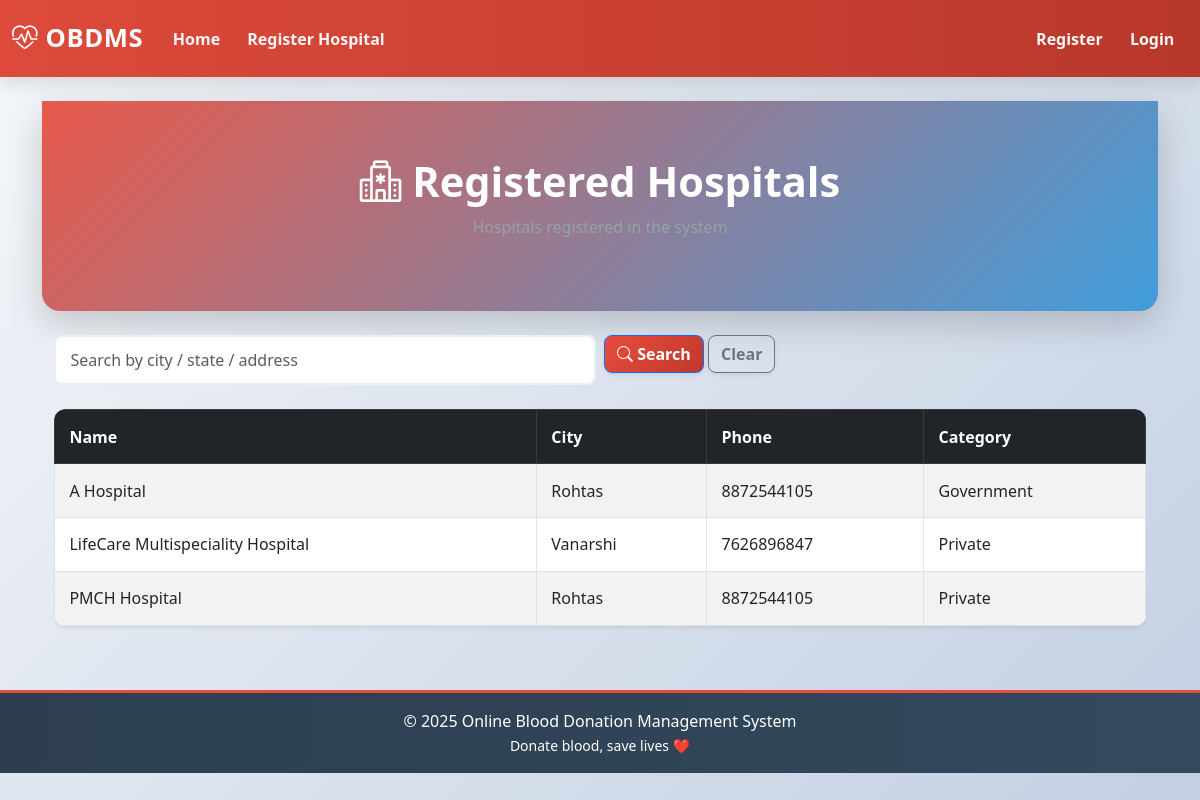
/hospital/, run on the app's committed database.
### hospitals/models.py (models this page shows, shortened)
class Hospital(models.Model):
    CATEGORY_CHOICES = [
        ("government", "Government"),
        ("private", "Private"),
        ("trust", "Trust"),
        ("clinic", "Clinic"),
    ]
    user = models.OneToOneField(
        User,
        on_delete=models.CASCADE,
        related_name="hospital",
    )
    hospital_name = models.CharField(max_length=200)
    category = models.CharField(max_length=20, choices=CATEGORY_CHOICES)
    contact_person = models.CharField(max_length=100)
    phone = models.CharField(max_length=15)
    address = models.TextField()
    state = models.CharField(max_length=100)
    city = models.CharField(max_length=100)
    licence_number = models.CharField(
        max_length=50,
        unique=True,
        help_text="Government issued hospital licence number",
    )
    created_at = models.DateTimeField(auto_now_add=True)
    class Meta:
        ordering = ["hospital_name"]

### hospitals/views.py (the view)
# urls.py: path("", views.hospitals_page, name="hospitals-page"),
def hospitals_page(request):
    location = request.GET.get("location", "").strip()
    qs = Hospital.objects.all()
    if location:
        qs = qs.filter(
            Q(city__icontains=location)
            | Q(state__icontains=location)
            | Q(address__icontains=location)
        )
    return render(request, "hospital/list.html", {
        "hospitals": qs.order_by("hospital_name"),
        "location": location,
    })

### templates/hospital/list.html
{% extends 'base.html' %}
{% block content %}
<div class="page-header mb-4">
  <h1><i class="bi bi-hospital"></i> Registered Hospitals</h1>
  <p class="text-muted">Hospitals registered in the system</p>
</div>
<div class="container">
  <form method="get" class="row g-2 mb-4">
    <div class="col-md-6">
      <input type="text"
             name="location"
             value="{{ location }}"
             class="form-control"
             placeholder="Search by city / state / address">
    </div>
    <div class="col-auto">
      <button type="submit" class="btn btn-primary">
        <i class="bi bi-search"></i> Search
      </button>
      <a href="{% url 'hospital:hospitals-page' %}" class="btn btn-outline-secondary">
        Clear
      </a>
    </div>
  </form>
  {% if hospitals %}
    <div class="table-responsive">
      <table class="table table-striped table-bordered align-middle">
        <thead class="table-dark">
          <tr>
            <th>Name</th>
            <th>City</th>
            <th>Phone</th>
            <th>Category</th>
          </tr>
        </thead>
        <tbody>
          {% for h in hospitals %}
          <tr>
            <td>{{ h.hospital_name }}</td>
            <td>{{ h.city }}</td>
            <td>{{ h.phone|default:"—" }}</td>
            <td>{{ h.get_category_display }}</td>
          </tr>
          {% endfor %}
        </tbody>
      </table>
    </div>
  {% else %}
    <div class="alert alert-info">
      No hospitals registered yet.
    </div>
  {% endif %}
</div>
{% endblock %}

### static/style.css (style rules this page uses)
:root { --primary-color: #e74c3c; --secondary-color: #3498db; --success-color: #27ae60; --warning-color: #f39c12; --danger-color: #e74c3c; --light-color: #ecf0f1; --dark-color: #2c3e50; --gradient-primary: linear-gradient(135deg, #e74c3c, #c0392b); --gradient-secondary: linear-gradient(135deg, #3498db, #2980b9); --gradient-success: linear-gradient(135deg, #27ae60, #229954); --shadow-sm: 0 2px 4px rgba(0,0,0,.08); --shadow-md: 0 6px 18px rgba(0,0,0,.12); --shadow-lg: 0 12px 36px rgba(0,0,0,.18); --transition: all .28s cubic-bezier(.4,0,.2,1); }
* { margin: 0; padding: 0; box-sizing: border-box; }
html, body { font-family: "Segoe UI", system-ui, sans-serif; background: linear-gradient(135deg, #f5f7fa, #c3cfe2); min-height: 100vh; color: var(--dark-color); }
.page-header, .hero { background: linear-gradient(135deg, rgba(231,76,60,.92), rgba(52,152,219,.92)); color: #fff; padding: 3.5rem 1.5rem; text-align: center; border-radius: 0 0 18px 18px; box-shadow: var(--shadow-lg); margin-bottom: 2rem; }
.page-header h1, .hero h1 { font-size: 2.6rem; font-weight: 800; }
.page-header p, .hero p { opacity: .95; }
.table { background: #fff; border-radius: 12px; overflow: hidden; box-shadow: var(--shadow-sm); }
.table thead { background: var(--gradient-secondary); color: #fff; }
.table th, .table td { padding: .9rem; vertical-align: middle; }
.btn { border-radius: 8px; font-weight: 700; transition: var(--transition); box-shadow: var(--shadow-sm); }
.btn-primary { background: var(--gradient-primary); color: #fff; }
.form-control, .form-select { border-radius: 8px; border: 2px solid var(--light-color); padding: .7rem .9rem; transition: var(--transition); }
.text-muted { color: #95a5a6 !important; }

### data on the page
Hospital: hospital_name "A Hospital", city "Rohtas", phone "8872544105", category "Government"
Hospital: hospital_name "LifeCare Multispeciality Hospital", city "Vanarshi", phone "7626896847", category "Private"
Hospital: hospital_name "PMCH Hospital", city "Rohtas", phone "8872544105", category "Private"
